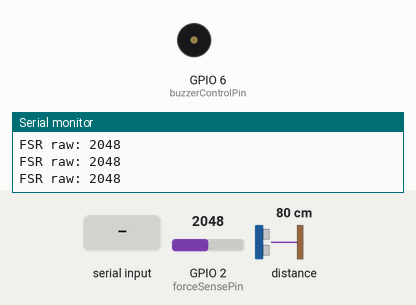
Bench run of a program on a simulated ESP32-C6. On the bench: buzzer (waves = sounding, pin HIGH), the last lines printed to the serial monitor. Inputs (shaded band) come from the test bench; at power-on: GPIO 2 (forceSensePin) = 2048, distance to the obstacle 80 cm.

Above: at 1.2 s.
1.3 s: "b" received over Serial
At 1.43 s:
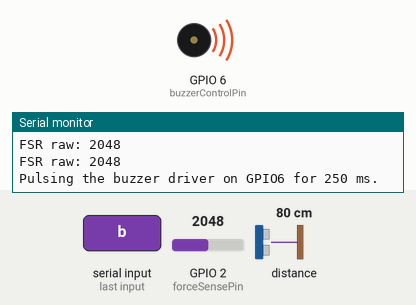
3.0 s: "d" received over Serial
Timing chart, 0 to 6.0 s (numbered marks = the images above; inputs shaded):
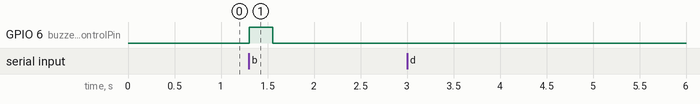

The program:

main.cpp
```cpp
#include <Arduino.h>
#include <VL53L0X.h>
#include <Wire.h>

constexpr int forcePullupPin = 1;
constexpr int forceSensePin = 2;
constexpr int buzzerControlPin = 6;
constexpr int distanceSdaPin = 18;
constexpr int distanceSclPin = 19;

bool showForceReadings = true;

void printMenu() {
    Serial0.println("f = force sensor | d = distance sensor | b = buzzer | ? = help");
}

void testDistanceSensor() {
    if (!Wire.begin(distanceSdaPin, distanceSclPin, 100000)) {
        Serial0.println("Could not start the I2C bus.");
        return;
    }

    VL53L0X sensor;
    sensor.setTimeout(250);
    // The library checks the VL53L0X chip ID before configuring the sensor.
    if (sensor.init()) {
        Serial0.println("VL53L0X detected. Move an object in front of the sensor.");
        for (int sample = 0; sample < 20; ++sample) {
            const uint16_t distance = sensor.readRangeSingleMillimeters();
            if (sensor.timeoutOccurred()) {
                Serial0.println("Distance measurement timed out.");
                break;
            }
            Serial0.printf("Distance: %u mm\n", static_cast<unsigned>(distance));
            delay(200);
        }
    } else {
        Serial0.println("VL53L0X not detected. Check the sensor model, power, SDA, and SCL.");
    }
    Wire.end();
}

void testBuzzer() {
    Serial0.println("Pulsing the buzzer driver on GPIO6 for 250 ms.");
    digitalWrite(buzzerControlPin, HIGH);
    delay(250);
    digitalWrite(buzzerControlPin, LOW);
}

void setup() {
    Serial0.begin(115200);
    // GPIO1 provides the internal pull-up for the node measured by GPIO2.
    pinMode(forcePullupPin, INPUT_PULLUP);
    pinMode(buzzerControlPin, OUTPUT);
    digitalWrite(buzzerControlPin, LOW);
    printMenu();
}

void loop() {
    if (Serial0.available()) {
        switch (Serial0.read()) {
            case 'f':
                showForceReadings = true;
                break;
            case 'd':
                showForceReadings = false;
                testDistanceSensor();
                printMenu();
                break;
            case 'b':
                showForceReadings = false;
                testBuzzer();
                printMenu();
                break;
            case '?':
                showForceReadings = false;
                printMenu();
                break;
        }
    }

    if (showForceReadings) {
        Serial0.printf("FSR raw: %d\n", analogRead(forceSensePin));
    }
    delay(100);
}
```

Measured:
- after the input at 1.3 s, GPIO 6 (buzzerControlPin): LOW → HIGH at once, → LOW 0.25 s later
